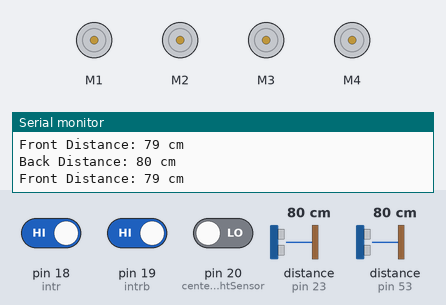
Bench run of a sketch on a simulated Arduino Mega 2560, built with avr-gcc and run on an emulated ATmega2560. Parts: 4 × DC motor (green arrow = forward, orange = backward, longer = faster), the last lines printed to the serial monitor. Wiring (inferred from the names in the program): 2 × ultrasonic range finder: trigger pin 22, echo pin 23 / trigger pin 52, echo pin 53. Inputs (shaded band) come from the test bench; at power-on: pin 18 (intr) HIGH, pin 19 (intrb) HIGH, pin 20 (centerrightSensor) LOW, distance to the obstacle (sensors on pin 23, pin 53) 80 cm. The echo pulse lasts 58.3 µs per cm.

Above: at 1.2 s.
1.3 s: pin 18 (intr) driven LOW
At 2.0 s:
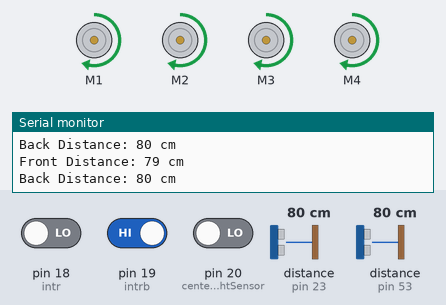
2.8 s: pin 19 (intrb) driven LOW
At 4.0 s:
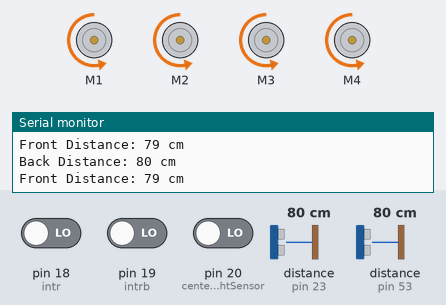
Timing chart, 0 to 5.8 s (numbered marks = the images above; inputs shaded):
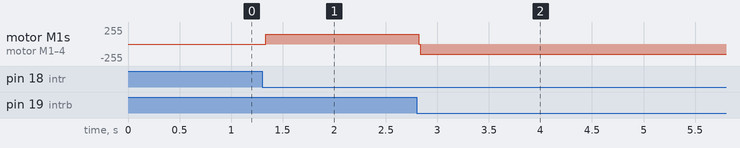

Measured:
- after the input at 1.3 s, motor M1–4: stopped → forward 150/255 at once
- after the input at 2.8 s, motor M1–4: forward 150/255 → backward 150/255 at once

The sketch:

v16.ino
```cpp
#include <AFMotor.h>

// Define motor objects for 4 motors
AF_DCMotor motor1(1);  // Front Left Motor
AF_DCMotor motor2(2);  // Front Right Motor
AF_DCMotor motor3(3);  // Back Left Motor
AF_DCMotor motor4(4);  // Back Right Motor

// Define sensor pins
const int intrb = 19;  // Left sensor
const int centerrightSensor = 20;  // Right sensor
const int intr = 18;    // Pin for external interrupt (Middle sensor, always on the black line)
const int farleftSensor =23;
const int farrightSensor = 22;

// Define pins for the front ultrasonic sensor
const int trigFront = 52;
const int echoFront = 53;

// Define pins for the back ultrasonic sensor
const int trigBack = 22;
const int echoBack = 23;


// // PID control variables
// float kp = 1.0, ki = 0.0, kd = 0.0;
// float lastError = 0, integral = 0;

// Timing variables
unsigned long previousMillis = 0;  // Store last time sensors were checked
const long interval = 50;           // Check sensors every 50 milliseconds

// Flags to indicate if interrupt was triggered and if it has been handled
volatile bool carStoppedFront = false;
volatile bool carStoppedBack = false;
volatile bool driveDirection = false;

bool interruptHandled = false;  // Ensure interrupt only handled once


void setup() {
  Serial.begin(9600);  // Start the serial communication for debugging

  // Set pin modes
  pinMode(trigFront, OUTPUT);
  pinMode(echoFront, INPUT);

  pinMode(trigBack, OUTPUT);
  pinMode(echoBack, INPUT);

  // Set all motors to maximum speed initially
  motor1.setSpeed(255);
  motor2.setSpeed(255);
  motor3.setSpeed(255);
  motor4.setSpeed(255);

  // Attach interrupts to sensor pins (FALLING edge for detecting line change)
  attachInterrupt(digitalPinToInterrupt(intr), stopCarInterruptFront, FALLING);
  attachInterrupt(digitalPinToInterrupt(intrb), sensorInterruptBack, FALLING);
  attachInterrupt(digitalPinToInterrupt(centerrightSensor), sensorInterrupt, CHANGE);

  Serial.println("Setup complete: Sensors initialized and interrupts attached");
}

void loop() {

        // Measure distances
        long distanceFront = measureDistance(trigFront, echoFront);
        long distanceBack = measureDistance(trigBack, echoBack);

        // Print the measured distances
        Serial.print("Front Distance: ");
        Serial.print(distanceFront);
        Serial.println(" cm");

        Serial.print("Back Distance: ");
        Serial.print(distanceBack);
        Serial.println(" cm");

          // if (carStoppedFront) {
          //   carStoppedFront = false;

          // } else if(carStoppedBack) {
          //     carStoppedBack = false;

          // }else {
          //   forward(150);
          // }

          // if (!driveDirection) {
          //   if (distanceFront < 100 ){
          //        forward(150);
          //       // zigzagUntilObstacleFront(150, 100, 150);

          //   }else{
          //     zigzagUntilObstacleFront(150, 100, 150);

          //     // if (distanceFront < 100 ){
          //     //    forward(150);
          //     // }
          //   }


          // } else {

          // if (distanceFront < 100 ){
          //        backward(150);
          //     // zigzagUntilObstacleBack(150, 100, 150);

          //   }else{
          //     zigzagUntilObstacleBack(150, 100, 150);
          //     // if (distanceFront < 100 ){
          //     //    backward(150);
          //     // }
          //   }

          // }


  delay(10);  // Allow a brief pause
}


void zigzagUntilObstacleFront(int speed, int delayTime, int distanceThreshold) {
    while (true) {
        // Measure the front distance to detect obstacles
        long distanceFront = measureDistance(trigFront, echoFront);

        // Check if an obstacle is detected within the threshold distance
        if (distanceFront < distanceThreshold) {
            Serial.println("Obstacle detected! Stopping zigzag movement.");
            stopCar();  // Stop the car when an obstacle is detected
            break;      // Exit the loop
        }

        // Move forward while turning left
        turnLeft(speed);
        delay(500);
        forward(speed);
        delay(delayTime);  // Delay for the duration of the left movement

        // Check for an obstacle after the left turn
        distanceFront = measureDistance(trigFront, echoFront);
        if (distanceFront < distanceThreshold) {
            Serial.println("Obstacle detected! Stopping zigzag movement.");
            stopCar();  // Stop the car when an obstacle is detected
            break;      // Exit the loop
        }

        // Move forward while turning right
        turnRight(speed);
        delay(500);
        forward(speed);
        delay(delayTime);  // Delay for the duration of the right movement

        // Check for an obstacle after the right turn
        distanceFront = measureDistance(trigFront, echoFront);
        if (distanceFront < distanceThreshold) {
            Serial.println("Obstacle detected! Stopping zigzag movement.");
            stopCar();  // Stop the car when an obstacle is detected
            break;      // Exit the loop
        }
    }
}


void zigzagUntilObstacleBack(int speed, int delayTime, int distanceThreshold) {
    while (true) {
        // Measure the front distance to detect obstacles
        long distanceFront = measureDistance(trigFront, echoFront);

        // Check if an obstacle is detected within the threshold distance
        if (distanceFront < distanceThreshold) {
            Serial.println("Obstacle detected! Stopping zigzag movement.");
            stopCar();  // Stop the car when an obstacle is detected
            break;      // Exit the loop
        }

        // Move forward while turning left
        turnLeft(speed);
        delay(500);
        backward(speed);
        delay(delayTime);  // Delay for the duration of the left movement

        // Check for an obstacle after the left turn
        distanceFront = measureDistance(trigFront, echoFront);
        if (distanceFront < distanceThreshold) {
            Serial.println("Obstacle detected! Stopping zigzag movement.");
            stopCar();  // Stop the car when an obstacle is detected
            break;      // Exit the loop
        }

        // Move forward while turning right
        turnRight(speed);
        delay(500);
        backward(speed);
        delay(delayTime);  // Delay for the duration of the right movement

        // Check for an obstacle after the right turn
        distanceFront = measureDistance(trigFront, echoFront);
        if (distanceFront < distanceThreshold) {
            Serial.println("Obstacle detected! Stopping zigzag movement.");
            stopCar();  // Stop the car when an obstacle is detected
            break;      // Exit the loop
        }
    }
}


// Function to measure the distance using an ultrasonic sensor
long measureDistance(int trigPin, int echoPin) {
  // Send a 10us pulse to trigger the ultrasonic sensor
  digitalWrite(trigPin, LOW);   // Clear the trigPin
  delayMicroseconds(2);
  digitalWrite(trigPin, HIGH);  // Set the trigPin HIGH for 10 microseconds
  delayMicroseconds(10);
  digitalWrite(trigPin, LOW);

  // Measure the duration of the pulse on the echo pin
  long duration = pulseIn(echoPin, HIGH);

  // Calculate the distance (duration / 2 because of the round-trip)
  // Speed of sound is 343 m/s or 0.0343 cm/us
  long distance = (duration * 0.0343) / 2;

  return distance;
}

void stopCar() {
  // Stop all motors
  motor1.setSpeed(0);
  motor2.setSpeed(0);
  motor3.setSpeed(0);
  motor4.setSpeed(0);

  motor1.run(RELEASE);
  motor2.run(RELEASE);
  motor3.run(RELEASE);
  motor4.run(RELEASE);

  Serial.println("Car Stopped");
}

// Interrupt Service Routine (ISR) to stop the car when the interrupt is triggered
void stopCarInterruptFront() {
  driveDirection = true;
  carStoppedFront = true;
  Serial.println("Car stopped front.");
  stopCar();
  backward(150);
  // zigzagUntilObstacleFront(150, 100, 150);
  // backward(150);

}

// Interrupt Service Routine (ISR) to stop the car when the interrupt is triggered
void sensorInterruptBack() {
  driveDirection = false;
  carStoppedBack = true;
  Serial.println("Car stopped back.");
  stopCar();
  forward(150);
  // zigzagUntilObstacleBack(150, 100, 150);
  // forward(150);
}

// Interrupt handler for left and right sensors to feed PID controller
void sensorInterrupt() {
  // Recalculate PID only if the car is moving
  // if (!carStopped) {
  //   Serial.println("Sensor interrupt triggered. Running PID control...");
  //   // pidControl();
  // }
}

// Placeholder functions for backward and turning with debugging
void forward(int speed) {
  motor1.setSpeed(speed);  // Set speed dynamically
  motor2.setSpeed(speed);
  motor3.setSpeed(speed);
  motor4.setSpeed(speed);

  motor1.run(BACKWARD);
  motor2.run(BACKWARD);
  motor3.run(BACKWARD);
  motor4.run(BACKWARD);

  Serial.println("Moving Backward with speed: " + String(speed));
}

void backward(int speed) {
  motor1.setSpeed(speed);  // Set speed dynamically
  motor2.setSpeed(speed);
  motor3.setSpeed(speed);
  motor4.setSpeed(speed);

  motor1.run(FORWARD);
  motor2.run(FORWARD);
  motor3.run(FORWARD);
  motor4.run(FORWARD);

  Serial.println("Moving forward with speed: " + String(speed));
}

void turnLeft(int speed) {
  motor1.setSpeed(speed);  // Set speed dynamically
  motor2.setSpeed(speed);
  motor3.setSpeed(speed);
  motor4.setSpeed(speed);

  motor1.run(BACKWARD);
  motor2.run(BACKWARD);
  motor3.run(FORWARD);
  motor4.run(FORWARD);

  Serial.println("Turning left with speed: " + String(speed));
}

void turnRight(int speed) {
  motor1.setSpeed(speed);  // Set speed dynamically
  motor2.setSpeed(speed);
  motor3.setSpeed(speed);
  motor4.setSpeed(speed);

  motor1.run(FORWARD);
  motor2.run(FORWARD);
  motor3.run(BACKWARD);
  motor4.run(BACKWARD);

  Serial.println("Turning Right with speed: " + String(speed));
}
```
